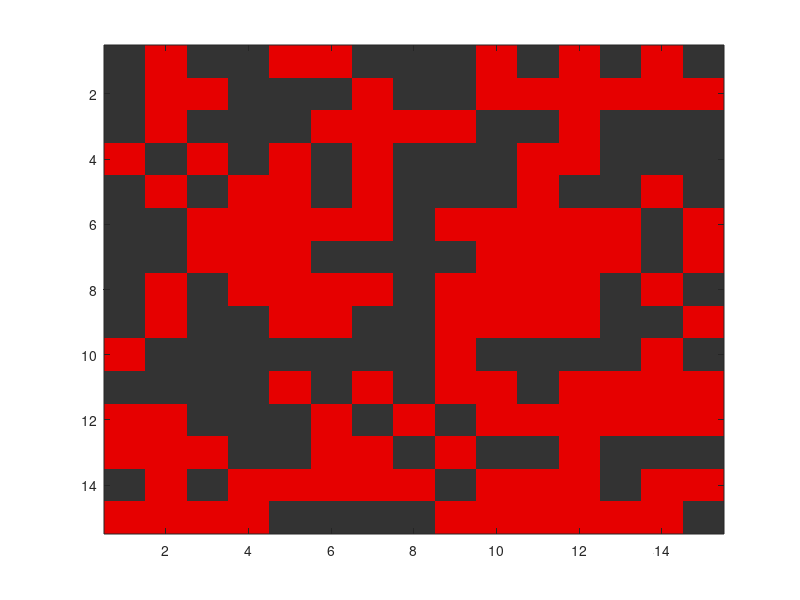

MATLAB code for this plot: (Note: this script raises an error after producing the figure.)
clc;clear;close all;

N = 15;

baseGrid = [
    0 1 0 0 1 1 0 0 0 1 0 1 0 1 0;
    0 1 1 0 0 0 1 0 0 1 1 1 1 1 1;
    0 1 0 0 0 1 1 1 1 0 0 1 0 0 0;
    1 0 1 0 1 0 1 0 0 0 1 1 0 0 0;
    0 1 0 1 1 0 1 0 0 0 1 0 0 1 0;
    0 0 1 1 1 1 1 0 1 1 1 1 1 0 1;
    0 0 1 1 1 0 0 0 0 1 1 1 1 0 1;
    0 1 0 1 1 1 1 0 1 1 1 1 0 1 0;
    0 1 0 0 1 1 0 0 1 1 1 1 0 0 1;
    1 0 0 0 0 0 0 0 1 0 0 0 0 1 0;
    0 0 0 0 1 0 1 0 1 1 0 1 1 1 1;
    1 1 0 0 0 1 0 1 0 1 1 1 1 1 1;
    1 1 1 0 0 1 1 0 1 0 0 1 0 0 0;
    0 1 0 1 1 1 1 1 0 1 1 1 0 1 1;
    1 1 1 1 0 0 0 0 1 1 1 1 1 1 0
];

%rand(N) >= 0.5;

figure('Visible', 'off'); 
imagesc(baseGrid);
colormap([0.2 0.2 0.2; 0.9 0 0]);  % black for 0, red for 1
saveas(gcf, 'out/basegrid.png'); 
close(gcf);

[LofL, labels] = hk76(baseGrid);

figure('Visible', 'off'); 
imagesc(labels);
saveas(gcf, 'out/labels.png'); 
close(gcf);

for i = 1:N
    for j = 1:N
        if labels(i,j) ~= 0
            labels(i, j) = find_root(labels(i, j), LofL);
        end
    end
end


figure('Visible', 'off'); 
imagesc(labels);
saveas(gcf, 'out/re-labelled.png'); 
close(gcf);

[TB, LR] = check_percolation(labels);


disp(TB);
disp(LR);